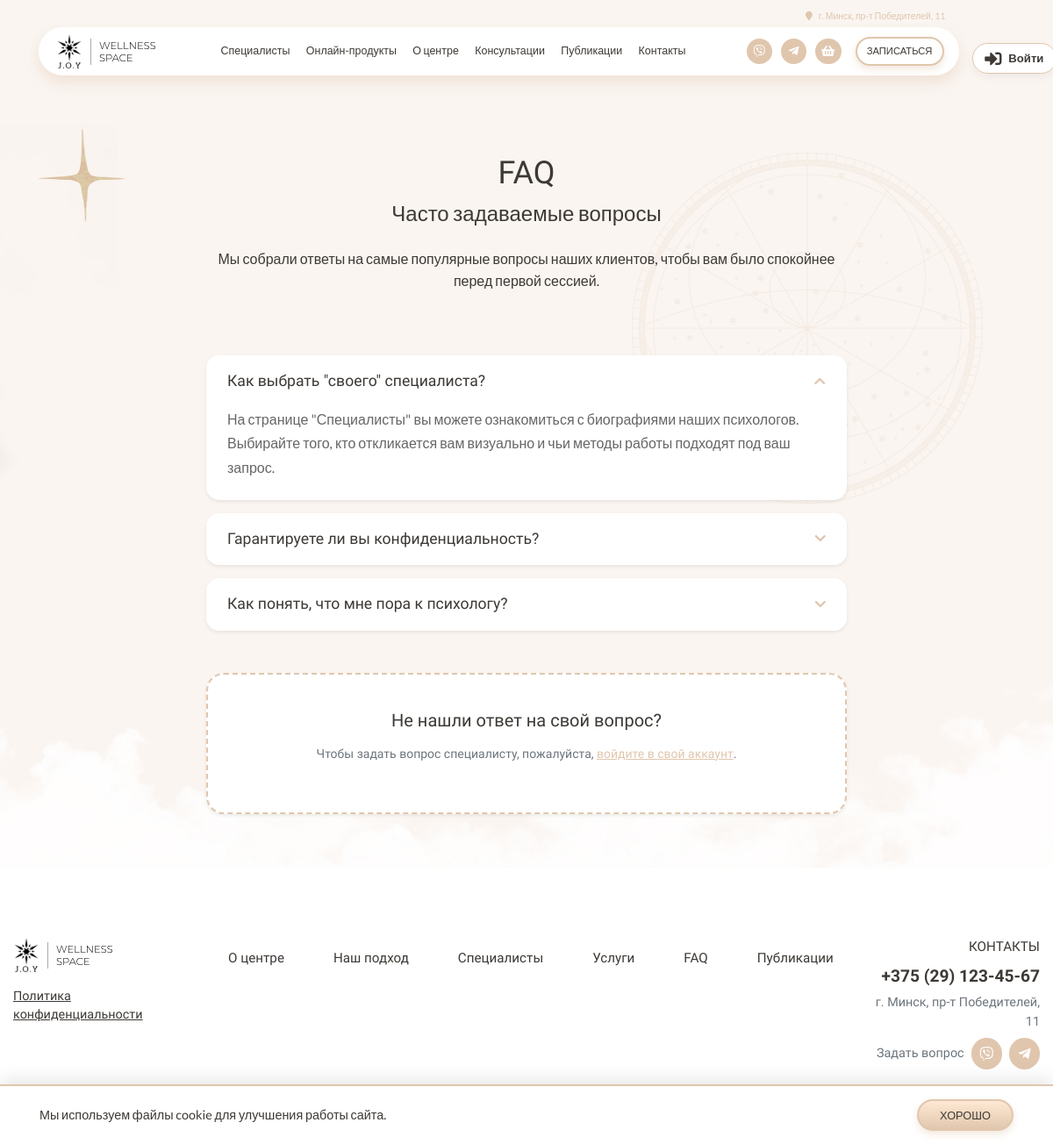
The app's page /faq.php with its own data.
### tables this page shows
CREATE TABLE `settings` (
  `id` int(11) NOT NULL,
  `phone` varchar(50) DEFAULT NULL,
  `email` varchar(100) DEFAULT NULL,
  `address` varchar(255) DEFAULT NULL,
  `telegram` varchar(100) DEFAULT NULL,
  `instagram` varchar(100) DEFAULT NULL,
  `work_hours` varchar(255) DEFAULT NULL
);

CREATE TABLE `faq` (
  `id` int(11) NOT NULL,
  `question` varchar(255) NOT NULL,
  `answer` text NOT NULL,
  `sort_order` int(11) DEFAULT '0',
  `status` varchar(20) DEFAULT 'published'
);

### db.php (called while the page is built, shortened)
<?php
function getCurrentUser($pdo) {
    return null;
}
function getSettings($pdo) {
    try {
        $st = $pdo->query("SELECT * FROM settings LIMIT 1");
        return $st->fetch() ?: ['phone'=>'','email'=>'','address'=>'','telegram'=>'','instagram'=>'','work_hours'=>''];
    } catch (Exception $e) {
        return ['phone'=>'','email'=>'','address'=>'','telegram'=>'','instagram'=>'','work_hours'=>''];
    }
}
function joyViberUrl($p) {
    $d = preg_replace('/\D+/', '', (string)$p);
    return $d ? 'viber://chat?number=' . $d : '#';
}
function joyTelegramUrl($t) {
    $h = ltrim(trim((string)$t), '@');
    return $h ? 'https://t.me/' . rawurlencode($h) : '#';
}

### faq.php (the view, shortened to what this page needs)
<?php
require_once 'db.php';
try {
    $pdo->exec("ALTER TABLE faq ADD COLUMN status VARCHAR(20) DEFAULT 'published'");
} catch(Exception $e) {}
$u = getCurrentUser($pdo);
require_once 'header.php';
$items = $pdo->query("SELECT * FROM faq WHERE status = 'published' ORDER BY id DESC")->fetchAll();
?>
<section class="section faq-page-section">
    <div class="mandala-wrapper-header">
        <img src="img/Group 186.png" alt="Фон" class="rotating-mandala">
    </div>
    <div class="container">
        <div class="row justify-content-center mb-5">
            <div class="col-lg-8 text-center">
                <h2 class="section-title">FAQ</h2>
                <h3 class="subsection-title">Часто задаваемые вопросы</h3>
                <p class="section-text">Мы собрали ответы на самые популярные вопросы наших клиентов, чтобы вам было спокойнее перед первой сессией.</p>
            </div>
        </div>
        <div class="row justify-content-center">
            <div class="col-lg-8">
                <div class="accordion mb-5" id="faqAccordion">
                    <?php if(count($items) > 0): ?>
                        <?php foreach($items as $idx => $f):
                            $active = ($idx === 0);
                        ?>
                        <div class="faq-card shadow-sm">
                            <div class="faq-header <?= $active ? '' : 'collapsed' ?>"
                                 id="heading-<?= $f['id'] ?>"
                                 data-toggle="collapse"
                                 data-target="#collapse-<?= $f['id'] ?>">
                                <h5 class="faq-question-title">
                                    <?= htmlspecialchars($f['question']) ?>
                                    <i class="fas fa-chevron-down faq-icon"></i>
                                </h5>
                            </div>
                            <div id="collapse-<?= $f['id'] ?>" class="collapse <?= $active ? 'show' : '' ?>" data-parent="#faqAccordion">
                                <div class="faq-answer-content">
                                    <?= nl2br(htmlspecialchars($f['answer'])) ?>
                                </div>
                            </div>
                        </div>
                        <?php endforeach; ?>
                    <?php else: ?>
                        <p class="text-center text-muted py-4">Пока нет опубликованных ответов. Вы можете задать свой вопрос ниже.</p>
                    <?php endif; ?>
                </div>
                <div class="faq-form-box shadow-sm">
                    <h5 class="font-tenor mb-3">Не нашли ответ на свой вопрос?</h5>
                    <?php if($u): ?>
                        <form method="POST">
                            <textarea name="user_question" class="form-control joy-input mb-3" rows="3" placeholder="Задайте ваш вопрос куратору..." required></textarea>
                            <button type="submit" name="submit_question" class="main-button small-btn">Отправить вопрос</button>
                        </form>
                    <?php else: ?>
                        <p class="text-muted small">Чтобы задать вопрос специалисту, пожалуйста, <a href="#" class="color-accent-joy text-underline" onclick="openAuthModal(event)">войдите в свой аккаунт</a>.</p>
                    <?php endif; ?>
                </div>
            </div>
        </div>
    </div>
</section>
<?php require_once 'footer.php'; ?>

### header.php (shortened to what this page needs)
<?php
require_once 'db.php';
$user = getCurrentUser($pdo);
$settings = getSettings($pdo);
$page = basename($_SERVER['PHP_SELF']);
$viber = joyViberUrl($settings['phone'] ?? '');
$tg = joyTelegramUrl($settings['telegram'] ?? '');
$bClass = '';
if ($page == 'index.php' || $page == '') { $bClass = 'home-page'; }
elseif ($page == 'services.php') { $bClass = 'services-page'; }
elseif ($page == 'catalog.php') { $bClass = 'catalog-page'; }
elseif ($page == 'publications.php') { $bClass = 'publications-page'; }
elseif ($page == 'article.php') { $bClass = 'article-page'; }
elseif ($page == 'cabinet.php') { $bClass = 'cabinet-page'; }
elseif ($page == 'specialists.php') { $bClass = 'specialists-page'; }
elseif ($page == 'contacts.php') { $bClass = 'contacts-page'; }
elseif ($page == 'profile.php') { $bClass = 'profile-page'; }
elseif ($page == 'privacy.php') { $bClass = 'privacy-page'; }
elseif ($page == 'faq.php') { $bClass = 'faq-page'; }
?>
<!DOCTYPE html>
<html lang="ru">
<head>
<link rel="stylesheet" href="https://cdn.jsdelivr.net/npm/bootstrap@4.6.2/dist/css/bootstrap.min.css">
<link rel="stylesheet" href="https://cdnjs.cloudflare.com/ajax/libs/font-awesome/5.15.4/css/all.min.css">
<link rel="stylesheet" href="joy.css?v=<?= time() ?>">
</head>
<body class="<?= $bClass ?>">
<div class="nav-container">
    <div class="user-corner user-corner--desktop d-none d-lg-flex">
        <?php if($user): ?>
            <a href="cabinet.php" class="user-link-header"><i class="fas fa-user-circle mr-2"></i> <?= htmlspecialchars($user['name']) ?></a>
        <?php else: ?>
            <a href="#" class="user-link-header" onclick="openAuthModal(event)"><i class="fas fa-sign-in-alt mr-2"></i> Войти</a>
        <?php endif; ?>
    </div>
    <div class="nav-centered">
        <div class="nav-address-row">
            <div class="address"><a href="contacts.php"><i class="fa fa-map-marker"></i> <?= htmlspecialchars($settings['address'] ?: 'г. Минск, пр-т Победителей, 11') ?></a></div>
        </div>
        <div class="nav-bar">
            <a href="index.php" class="logo-link"><img src="img/Frame.svg" class="logo"></a>
            <div class="nav-links d-none d-lg-flex">
                <a href="specialists.php" class="<?= $page == 'specialists.php' ? 'active-link' : '' ?>">Специалисты</a>
                <a href="catalog.php" class="<?= $page == 'catalog.php' ? 'active-link' : '' ?>">Онлайн-продукты</a>
                <a href="index.php#section-2">О центре</a>
                <a href="services.php" class="<?= $page == 'services.php' ? 'active-link' : '' ?>">Консультации</a>
                <a href="publications.php" class="<?= ($page == 'publications.php' || $page == 'article.php') ? 'active-link' : '' ?>">Публикации</a>
                <a href="contacts.php" class="<?= $page == 'contacts.php' ? 'active-link' : '' ?>">Контакты</a>
            </div>
            <div class="nav-actions">
                <div class="nav-actions-desktop d-none d-lg-flex align-items-center">
                    <div class="social-icons">
                        <a href="<?= htmlspecialchars($viber) ?>"><i class="fab fa-viber"></i></a>
                        <a href="<?= htmlspecialchars($tg) ?>" target="_blank"><i class="fab fa-telegram-plane"></i></a>
                        <a href="cabinet.php?tab=cart">
                            <i class="fas fa-shopping-basket"></i>
                        </a>
                    </div>
                    <a href="#" class="appointment-button" onclick="openAppointment(event)">Записаться</a>
                </div>
            </div>
        </div>
    </div>
</div>

### footer.php (shortened to what this page needs)
<?php
$set = getSettings($pdo);
?>
<section id="section-11" class="section section-11">
    <div class="container footer-container">
        <div class="footer-main">
            <div class="footer-row first-row d-flex justify-content-between align-items-start">
                <div class="footer-left d-flex flex-column">
                    <a href="index.php" class="logo-link mb-3"><img src="img/Frame.svg" alt="Logo" class="logo"></a>
                    <a href="privacy.php" class="legal-link mt-auto">Политика конфиденциальности</a>
                </div>
                <div class="footer-nav d-flex justify-content-center align-items-center flex-grow-1 px-3">
                    <a href="index.php#section-2" class="nav-link">О центре</a>
                    <a href="index.php#section-3" class="nav-link">Наш подход</a>
                    <a href="specialists.php" class="nav-link">Специалисты</a>
                    <a href="services.php" class="nav-link">Услуги</a>
                    <a href="faq.php" class="nav-link">FAQ</a>
                    <a href="publications.php" class="nav-link">Публикации</a>
                </div>
                <div class="footer-contacts text-right">
                    <a href="index.php#section-10" class="nav-link p-0 mb-2 d-block text-uppercase" style="font-family: 'Tenor Sans';">КОНТАКТЫ</a>
                    <div class="contact-phone font-weight-bold" style="font-size: 1.2rem;"><?= htmlspecialchars($set['phone']) ?></div>
                    <div class="contact-address text-muted mb-2" style="font-size: 0.9rem;"><?= htmlspecialchars($set['address']) ?></div>
                    <div class="contact-question d-flex align-items-center justify-content-end">
                        <span class="mr-2 text-muted" style="font-size: 0.9rem;">Задать вопрос</span>
                        <a href="<?= htmlspecialchars(joyViberUrl($set['phone'] ?? '')) ?>" class="social-icon viber"><i class="fab fa-viber"></i></a>
                        <a href="<?= htmlspecialchars(joyTelegramUrl($set['telegram'] ?? '')) ?>" class="social-icon telegram ml-2"><i class="fab fa-telegram-plane"></i></a>
                    </div>
                </div>
            </div>
        </div>
        <div class="footer-copyright">J.O.Y Wellness space 2026 ©</div>
    </div>
</section>
<?php if(!isset($_COOKIE['joy_privacy'])): ?>
<div class="cookie-banner">
    <div class="container">
        <div class="row align-items-center">
            <div class="col-md-9"><p class="small m-0">Мы используем файлы cookie для улучшения работы сайта.</p></div>
            <div class="col-md-3 text-md-right"><form method="POST"><button type="submit" name="accept_cookies" class="main-button small-btn">Хорошо</button></form></div>
        </div>
    </div>
</div>
<?php endif; ?>
</body>
</html>

### records on screen
settings: address "г. Минск, пр-т Победителей, 11", phone "+375 (29) 123-45-67"
faq: question "Как выбрать \"своего\" специалиста?", answer "На странице \"Специалисты\" вы можете ознакомиться с биографиями наших психологов. Выбирайте того, кто откликается вам визуально и чьи методы работы подходят под ваш запрос."
faq: question "Гарантируете ли вы конфиденциальность?"
faq: question "Как понять, что мне пора к психологу?"
